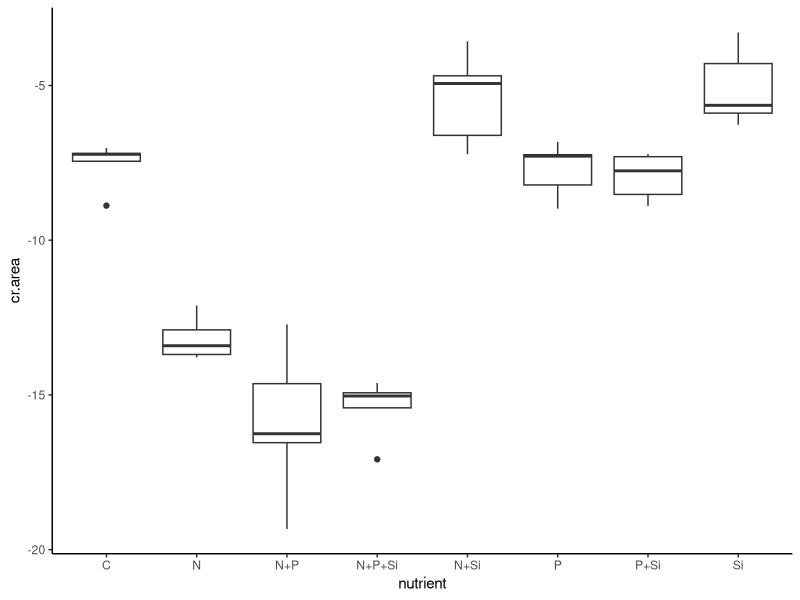
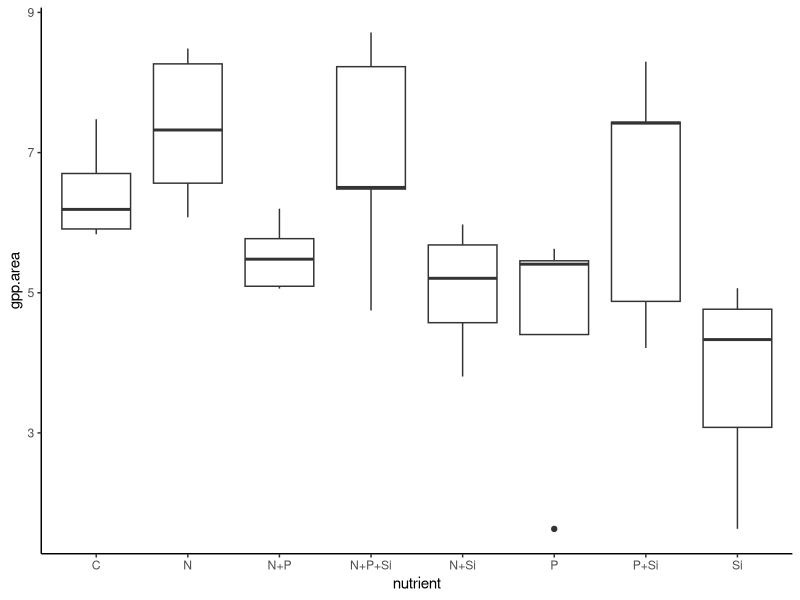
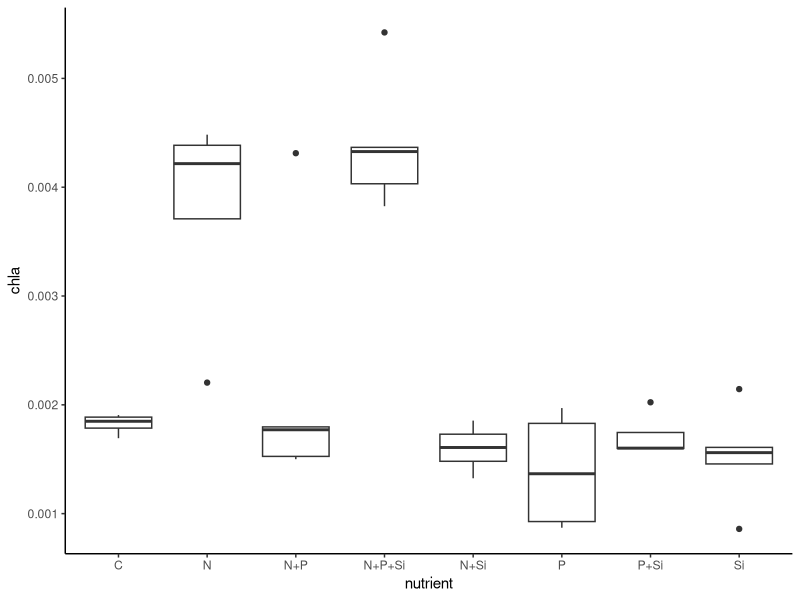
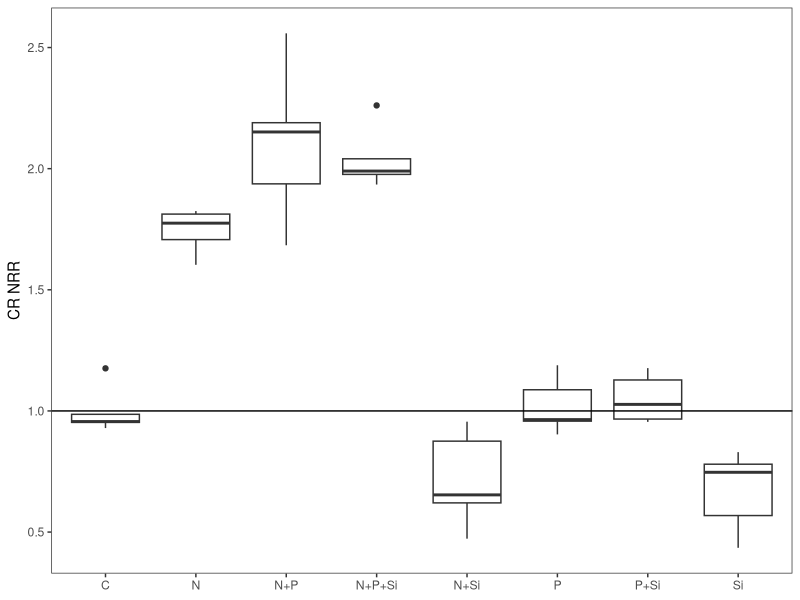
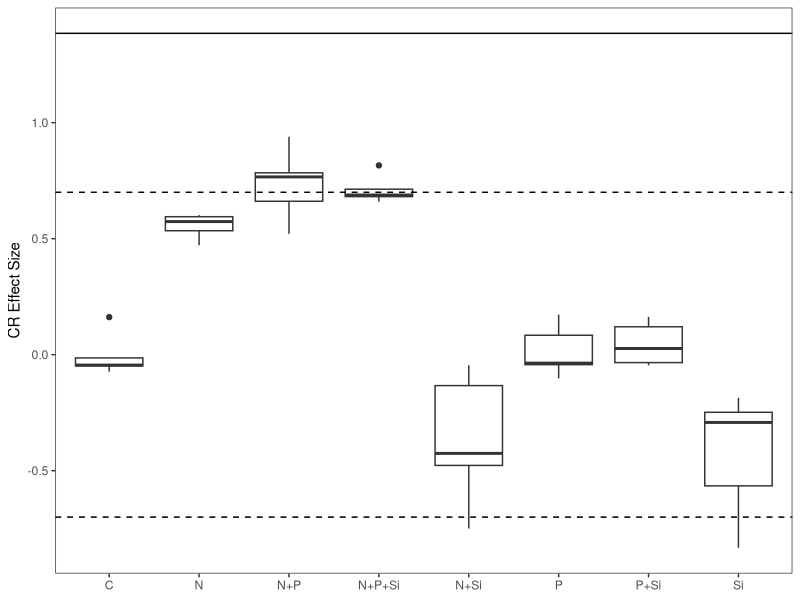
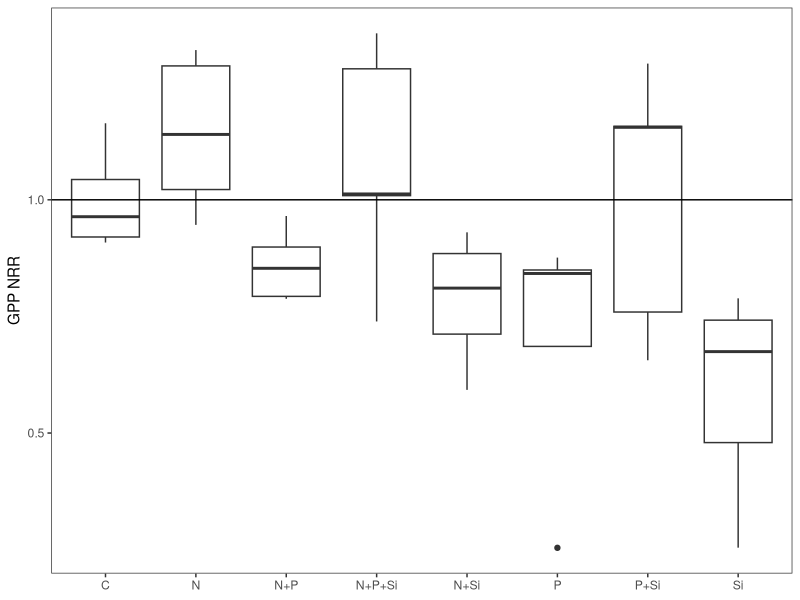
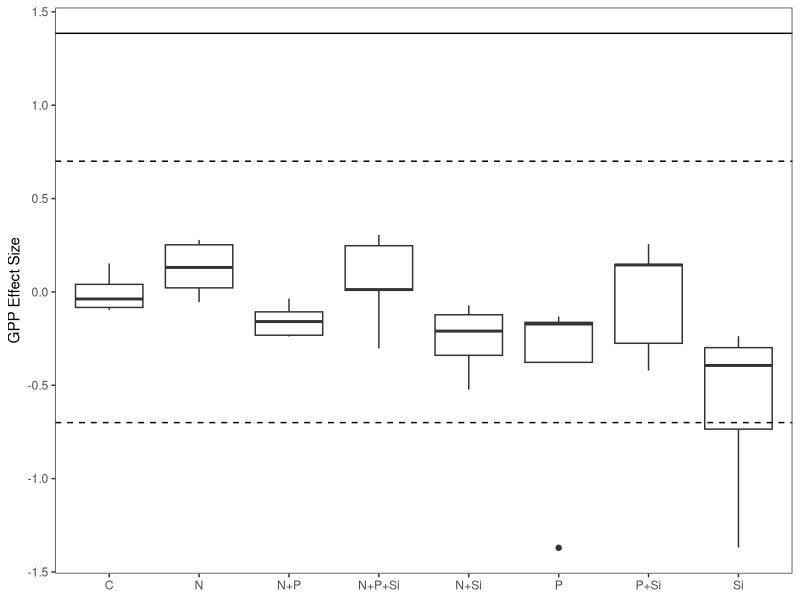
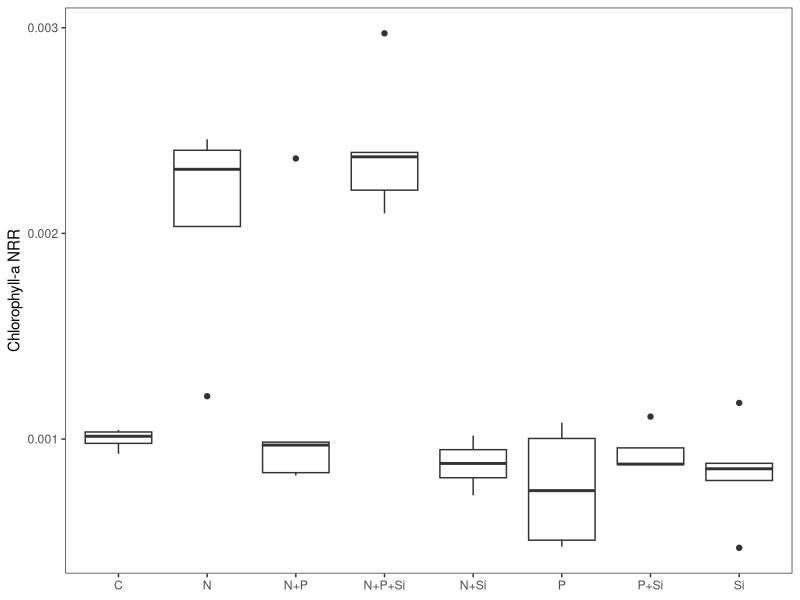

Recreate these plots in R, in order. (Note: this script raises an error after producing the figures.)
#Author:  Clay Arango
#Creation date: 10-Feb-19
#Script to analyze NDS data from Summer 2018 WSB work with S. Roley and A. Alexiades

#packages
install.packages("nlme")
install.packages("nortest")
install.packages("plyr")
install.packages("dplyr")
install.packages("multcomp")
install.packages("MASS")
install.packages("ggplot2")
library(nlme)
library(nortest)
library(plyr)
library(dplyr)
library(multcomp)
library(MASS)
library(ggplot2)

#Load data
ring_summer <- read.table(file="ring_summer.csv", header=T, sep=",")

#set variable
d = ring_summer

#evaluate data to make sure factors are correct
names(d)

unique(d$nutrient) #control, N, NP, NPSi, NSi, P, PSi, Si
unique(d$N) #should be 0 and 1
unique(d$P) #should be 0 and 1
unique(d$Si) #should be 0 and 1
unique(d$top) #should be "sponge" and "glass"
#if need to change, use recode function below. 
d$top<-recode(d$top, "cellulose" ="sponge")
str(d)

#convert N and P and Si values (0 or 1 for absence or presence) to factors
d$N<-as.factor(d$N)
d$P<-as.factor(d$P)
d$Si<-as.factor(d$Si)
str(d)

#subset data into gpp and cr response
d.cr = subset(d, top=="sponge", data=d)
d.gpp = subset(d, top=="glass", data=d)

#check for outliers and check data entry before calculating CR-NRR
ggplot(d.cr, aes(x=nutrient, y=cr.area)) + geom_boxplot() + theme_classic()
#looks OK
#R5 lost in the field

#calculate nrr for cr
x<-ddply(d.cr, "nutrient", summarise, ave_cr = mean(cr.area, na.rm=T)) 
x
d.cr$cr.nrr = d.cr$cr.area/-7.554539 #divide by control ave_cr

#check for outliers and check data entry before calculating GPP- and chla-NRR
ggplot(d.gpp, aes(x=nutrient, y=gpp.area)) + geom_boxplot() + theme_classic()
#K8 data entry checks out, can stay in analysis
#K1 lost in the field
ggplot(d.gpp, aes(x=nutrient, y=chla)) + geom_boxplot() + theme_classic()
#S1, L7, N2 data entry checks out
#N2 could be excluded from analysis, but it won't affect NRR calculation
#K1 lost in the field

#substitute b.d. chlorophyll with 1/2 detection limit using
#3*SD(y/x)/slope, where SD(y/x) is standard error of the chlorophyll regression
#make vectors for the x (chla) and y (RFU) values found in spreadsheet
#y = c(3.39, 397.33, 693, 1390.66, 3003.32, 5897.49)
#x = c(0, 0.025, 0.05, 0.1, 0.25, 0.5)
#summary(lm(y~x))
#chlabd = (188.47/11627.13)/2


#calculate nrr for gpp and chla
x<- ddply(d.gpp, "nutrient", summarise, ave_gpp = mean(gpp.area, na.rm=T), ave_chla = mean(chla, na.rm=T)) 
x
d.gpp$gpp.nrr = d.gpp$gpp.area/6.422422 #divide by control ave_gpp
d.gpp$chla.nrr = d.gpp$chla/1.824141 #divide by control ave_chla
#use to exclude outliers
#x1<- ddply(subset(d.gpp, !(nds.id=="F6")), "nutrient", summarise, ave_chla = mean(chla, na.rm=T)) 
#x1
#d.gpp$chla.nrr_1<-d.gpp$chla_ug_cm2/2.700340

#combine into one file and export
d.cr$chla.nrr<-NA
#d.cr$chla.nrr_1<-NA#for excluded outliers
d.cr$gpp.nrr<-NA
d.gpp$cr.nrr<-NA
d.nrr<-rbind(d.cr, d.gpp)
d.nrr$site.date<-"ring_summer"
d.nrr$gpp.es<-log(d.nrr$gpp.nrr)
d.nrr$cr.es<-log(d.nrr$cr.nrr)
d.nrr$chla.es<-log(d.nrr$chla.nrr)

write.table(d.nrr, "ring_summer_nrr.csv",  sep=",", quote=F, row.names =F)

###############
#plots of NRR
##############
ggplot(data=subset(d.cr, !(nutrient=="control")), aes(x=nutrient, y=cr.nrr))+geom_boxplot()+theme_bw()+
  ylab("CR NRR")+geom_abline(slope = 0, intercept = 1)+
  theme(axis.title.x=element_blank(), panel.grid.minor=element_blank(), panel.grid.major=element_blank())
#N limitation, possible P secondary limitation

ggplot(data=subset(d.nrr, (top=="sponge")), aes(x=nutrient, y=cr.es))+geom_boxplot()+theme_bw()+
  ylab("CR Effect Size")+geom_hline(yintercept = 0.7, lty="dashed")+ geom_hline(yintercept = -0.7, lty="dashed")+
  geom_hline(yintercept = 1.385)+
  theme(axis.title.x=element_blank(), panel.grid.minor=element_blank(), panel.grid.major=element_blank())
#nothing over 1.385, so no significance?

ggplot(data=subset(d.gpp, !(nutrient=="control")), aes(x=nutrient, y=gpp.nrr))+geom_boxplot()+theme_bw()+
  ylab("GPP NRR")+geom_abline(slope = 0, intercept = 1)+
  theme(axis.title.x=element_blank(), panel.grid.minor=element_blank(), panel.grid.major=element_blank())
#possible N limitation (but not NP), likely no limitation

ggplot(data=subset(d.nrr, top =="glass"),aes(x=nutrient, y=gpp.es))+geom_boxplot()+theme_bw()+
  ylab("GPP Effect Size")+geom_hline(yintercept = 0.7, lty="dashed")+
  geom_hline(yintercept = -0.7, lty="dashed")+ geom_hline(yintercept = 1.385)+
  theme(axis.title.x=element_blank(), panel.grid.minor=element_blank(), panel.grid.major=element_blank())
#nothing over 1.385 so no significance?

ggplot(data=subset(d.gpp, !(nutrient=="control")), aes(x=nutrient, y=chla.nrr))+geom_boxplot()+theme_bw()+
  ylab("Chlorophyll-a NRR")+geom_abline(slope = 0, intercept = 1)+ 
  theme(axis.title.x=element_blank(), panel.grid.minor=element_blank(), panel.grid.major=element_blank())
#N limitation (but why not N+P?)

ggplot(data=subset(d.nrr, (top=="glass")), aes(x=nutrient, y=chla.es))+geom_boxplot()+theme_bw()+
  ylab("Chla Effect Size")+ geom_hline(yintercept = 0.7, lty="dashed")+ geom_hline(yintercept = -0.7, lty="dashed")+    
  geom_hline(yintercept = 1.385)+
  theme(axis.title.x=element_blank(), panel.grid.minor=element_blank(), panel.grid.major=element_blank())
#nothing over 1.385 so no significance?

##########
#NRR Summary Files
#########

GPP_sum<-ddply(d.gpp, "nutrient", summarise, ave_nrr.gpp=mean(gpp.nrr, na.rm=T), sd_nrr.gpp=sd(gpp.nrr, na.rm=T), 
               se_nrr.gpp =(sd(gpp.nrr)/sqrt(sum(!is.na(gpp.nrr)))), 
               ci95_nrr.gpp = (1.96*(sd(gpp.nrr)/sqrt(sum(!is.na(gpp.nrr))))),
               ave_nrr.chla=mean(chla.nrr, na.rm=T), sd_nrr.chla=sd(chla.nrr, na.rm=T), 
               se_nrr.chla =(sd(chla.nrr)/sqrt(sum(!is.na(chla.nrr)))), 
               ci95_nrr.chla = (1.96*(sd(chla.nrr)/sqrt(sum(!is.na(chla.nrr))))))
CR_sum<-ddply(d.cr, "nutrient", summarise, ave_nrr.cr=mean(cr.nrr, na.rm=T), sd_nrr.cr=sd(cr.nrr, na.rm=T), 
              se_nrr.cr =(sd(cr.nrr)/sqrt(sum(!is.na(cr.nrr)))), 
              ci95_nrr.cr = (1.96*(sd(cr.nrr)/sqrt(sum(!is.na(cr.nrr))))))

#now combine into one and export
d.sum<-merge(GPP_sum, CR_sum, by="nutrient")
d.sum$site_date<-"ring_summer"
write.table(d.sum, "ring_summer_summ.csv",  sep=",", quote=F, row.names=F)

############################################################
#analyze RESPIRATION data
############################################################

M1<-gls(cr.area~N*P*Si, data=d.cr, na.action=na.omit)
E1<-residuals(M1)
qqnorm(E1)
qqline(E1)
ad.test(E1)
   #residuals are normally distributed, p=0.241
hist(E1)  
plot(M1)

plot(filter(d.cr, !is.na(cr.area)) %>% dplyr::select(nutrient), 
     E1, xlab="nutrient", ylab="Residuals")
bartlett.test(cr.area~nutrient, data=d.cr)
   #variance test p=0.1614

anova(M1)


##########################################################
#do multiple 2 way ANOVAs to improve our ability to interpret
##########################################################
#N and P
M1<-gls(cr.area~N*P, data=d.cr, na.action=na.omit)
E1<-residuals(M1)
qqnorm(E1)
qqline(E1)
ad.test(E1)
#residuals are normally distributed, p=0.111
hist(E1)  
plot(M1)

bartlett.test(cr.area~nutrient, data=d.cr)
#variance test OK

anova(M1) #interpretation, N and P limitation (addition of phosphorus synergistic)

#remove NA for plotting
xx = na.omit(subset(d.cr, select = c(N,P,cr.area)))
interaction.plot(xx$N, xx$P, xx$cr.area*-1)

#N and Si
M1<-gls(cr.area~N*Si, data=d.cr, na.action=na.omit)
E1<-residuals(M1)
qqnorm(E1)
qqline(E1)
ad.test(E1)
#residuals are normally distributed, p=0.2144
hist(E1)  
plot(M1)

bartlett.test(cr.area~nutrient, data=d.cr)
#variance test OK

anova(M1) #interpretation, N and Si limitation (presence of Si is synergistic with N)

#remove NA for plotting
xx = na.omit(subset(d.cr, select = c(N,Si,cr.area)))
interaction.plot(xx$N, xx$Si, xx$cr.area*-1)

#P and Si
M1<-gls(cr.area~P*Si, data=d.cr, na.action=na.omit)
E1<-residuals(M1)
qqnorm(E1)
qqline(E1)
ad.test(E1)
#residuals are normally distributed, p=0.05119
hist(E1)  
plot(M1)

bartlett.test(cr.area~nutrient, data=d.cr)
#variance test OK

anova(M1) #interpretation, P and Si limitation (presence of P really increases Si response)

#remove NA for plotting
xx = na.omit(subset(d.cr, select = c(P,Si,cr.area)))
interaction.plot(xx$P, xx$Si, xx$cr.area*-1)
##########################################################
##########################################################

x <- group_by(d.cr, nutrient) %>%  # Grouping function causes subsequent functions to aggregate by season and reach
  summarize(cr.mean = abs(mean(cr.area, na.rm = TRUE)), # na.rm = TRUE to remove missing values
            cr.sd=abs(sd(cr.area, na.rm = TRUE)),  # na.rm = TRUE to remove missing values
            n = sum(!is.na(cr.area)), # of observations, excluding NAs. 
            cr.se=cr.sd/sqrt(n))

ggplot(data=x, aes(x=nutrient, y=cr.mean)) + 
  geom_bar(stat="identity", position=position_dodge(), color = "black") + 
  geom_errorbar(aes(ymin=cr.mean, ymax=cr.mean+cr.se), width=0.2, 
                position=position_dodge(0.9)) + 
  xlab("Nutrient") +
  ylab(expression(Respiration~(ug~O[2]~m^{-2}~h^{-1}))) +
  ylim(0,20) +
  labs(fill="Light") +
  theme_bw() +
  theme(panel.grid.major=element_blank(),
        panel.grid.minor=element_blank(),
        legend.title=element_text(size=6),
        legend.key=element_blank(), 
        legend.position=c(0.5,0.95), 
        legend.text=element_text(size=8), 
        legend.background=element_blank(), 
        legend.direction="horizontal", 
        legend.key.size=unit(0.3, "cm"), 
        axis.title.y=element_text(size=8), 
        axis.title.x=element_text(size=8), 
        axis.text.x=element_text(size=8))

#ggsave('output/figures/Ring_summer.tiff',
#       units="in",
#       width=3.25,
#       height=3.25,
#       dpi=1200,
#       compression="lzw")

#summarize nrr
x <- group_by(d.cr, nutrient) %>%  # Grouping function causes subsequent functions to aggregate by season and reach
  summarize(cr.mean = abs(mean(cr.nrr, na.rm = TRUE)), # na.rm = TRUE to remove missing values
            cr.sd=abs(sd(cr.nrr, na.rm = TRUE)),  # na.rm = TRUE to remove missing values
            n = sum(!is.na(cr.nrr)), # of observations, excluding NAs. 
            cr.se=cr.sd/sqrt(n))

############################################################
#analyze the PRODUCTION data
############################################################

M1<-gls(gpp.area~N*P*Si, data=d.gpp, na.action=na.omit) 
E1<-residuals(M1)
qqnorm(E1)
qqline(E1)
ad.test(E1)
   #residuals are not normal, p=0.0403

hist(E1, xlab="residuals", main="")
plot(M1)

plot(filter(d.gpp, !is.na(gpp.area)) %>% dplyr::select(nutrient), 
     E1, xlab="nutrient", ylab="Residuals")
bartlett.test(gpp.area~nutrient, data=d.gpp)
   #variances are equal, p=0.3016

anova(M1)
  
x <- group_by(d.gpp, nutrient) %>%  # Grouping function causes subsequent functions to aggregate by season and reach
  summarize(gpp.mean = abs(mean(gpp.area, na.rm = TRUE)), # na.rm = TRUE to remove missing values
            gpp.sd=abs(sd(gpp.area, na.rm = TRUE)),  # na.rm = TRUE to remove missing values
            n = sum(!is.na(gpp.area)), # of observations, excluding NAs. 
            gpp.se=gpp.sd/sqrt(n))

ggplot(data=x, aes(x=nutrient, y=gpp.mean)) + 
  geom_bar(stat="identity", position=position_dodge(), color = "black") + 
  geom_errorbar(aes(ymin=gpp.mean, ymax=gpp.mean+gpp.se), width=0.2, 
                position=position_dodge(0.9)) + 
  xlab("Nutrient") +
  ylab(expression(Production~(ug~O[2]~m^{-2}~h^{-1}))) +
  labs(fill="Light") +
  theme_bw() +
  theme(panel.grid.major=element_blank(),
        panel.grid.minor=element_blank(), 
        legend.title=element_text(size=6), 
        legend.key=element_blank(),  
        legend.position=c(0.5,0.95),  
        legend.text=element_text(size=8),  
        legend.background=element_blank(),  
        legend.direction="horizontal",  
        legend.key.size=unit(0.3, "cm"),  
        axis.title.y=element_text(size=8),  
        axis.title.x=element_text(size=8),  
        axis.text.x=element_text(size=8))

#ggsave('output/figures/gppByNutrient.tiff',
#       units="in",
#       width=3.25,
#       height=3.25,
#       dpi=1200,
#       compression="lzw")


#summarize nrr
x <- group_by(d.gpp, nutrient) %>%  # Grouping function causes subsequent functions to aggregate by season and reach
  summarize(gpp.mean = abs(mean(gpp.nrr, na.rm = TRUE)), # na.rm = TRUE to remove missing values
            gpp.sd=abs(sd(gpp.nrr, na.rm = TRUE)),  # na.rm = TRUE to remove missing values
            n = sum(!is.na(gpp.nrr)), # of observations, excluding NAs. 
            gpp.se=gpp.sd/sqrt(n))


##########################################################
#analyze the CHL-A biomass on disks

M1<-gls(chla~N*P*Si, data=d.gpp, na.action=na.omit)
E1<-residuals(M1)
qqnorm(E1)
qqline(E1)
ad.test(E1)
#residuals are not normal, p=0.005993

hist(E1)  
plot(M1)

plot(filter(d.gpp, !is.na(chla)) %>% dplyr::select(nutrient), 
     E1, xlab="nutrient", ylab="Residuals")
bartlett.test(chla~nutrient, data=d.gpp)
#variance test p=0.0006267

anova(M1)

#try normalizing

d.gpp$l.chla = log10(d.gpp$chla+1)

M2<-gls(l.chla~N*P*Si, data=d.gpp, na.action=na.omit)
E2<-residuals(M2)
qqnorm(E2)
qqline(E2)
ad.test(E2)
#residuals are normal, p=0.07118

hist(E2)  
plot(M2)

plot(filter(d.gpp, !is.na(chla)) %>% dplyr::select(nutrient), 
     E1, xlab="nutrient", ylab="Residuals")
bartlett.test(l.chla~nutrient, data=d.gpp)
#variance test is not good p=0.007904

anova(M2)

##########################################################
#do multiple 2 way ANOVAs to improve our ability to interpret
##########################################################
#N and P
M1<-gls(cr.area~N*P, data=d.cr, na.action=na.omit)
E1<-residuals(M1)
qqnorm(E1)
qqline(E1)
ad.test(E1)
#residuals are normally distributed, p=0.8839
hist(E1)  
plot(M1)

bartlett.test(cr.area~nutrient, data=d.cr)
#variance test OK

anova(M1) #interpretation, N and P limitation separately
#remove NA for plotting
xx = na.omit(subset(d.gpp, select = c(N,P,chla)))
interaction.plot(xx$N, xx$P, xx$chla)

#N and Si
M1<-gls(cr.area~N*Si, data=d.cr, na.action=na.omit)
E1<-residuals(M1)
qqnorm(E1)
qqline(E1)
ad.test(E1)
#residuals are normally distributed, p=0.8783
hist(E1)  
plot(M1)

bartlett.test(cr.area~nutrient, data=d.cr)
#variance test OK

anova(M1) #interpretation, N and Si limitation separately
#remove NA for plotting
xx = na.omit(subset(d.gpp, select = c(N,Si,chla)))
interaction.plot(xx$N, xx$Si, xx$chla)

interaction.plot(d.cr$N, d.cr$Si, d.cr$cr.area)

#P and Si
M1<-gls(cr.area~P*Si, data=d.cr, na.action=na.omit)
E1<-residuals(M1)
qqnorm(E1)
qqline(E1)
ad.test(E1)
#residuals are normally distributed, p=0.09356
hist(E1)  
plot(M1)

bartlett.test(cr.area~nutrient, data=d.cr)
#variance test OK

anova(M1) #P + Si colimitation (presence of Si and absence of P = no response)
#remove NA for plotting
xx = na.omit(subset(d.gpp, select = c(P,Si,chla)))
interaction.plot(xx$P, xx$Si, xx$chla)
